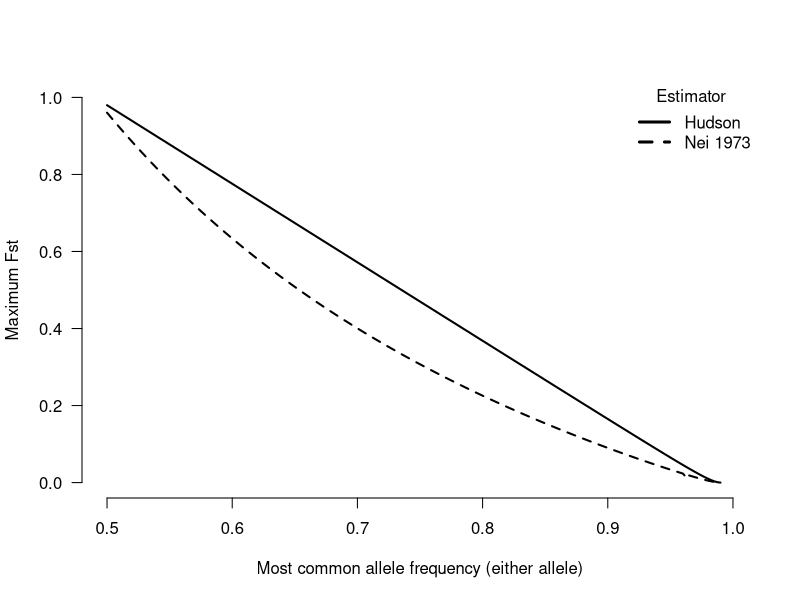

The R script that drew this image:
# Sampling and visualizing the bound on Fst estimates

all_p_b = seq(0.01,0.99,by=0.005)
all_p_a = all_p_b

mat = matrix(NA,nrow=length(all_p_a),ncol=length(all_p_b))
mat_hudson = mat
mat_nei86 = mat
mat_nei73 = mat
mat_common = mat

for ( i in 1:length(all_p_b) ) {
  p_b = all_p_b[i]
  
  mat_common[i,] = apply( rbind(apply(rbind(p_b,all_p_a),2,mean) , apply(rbind(1-p_b,1-all_p_a),2,mean)) ,2,max)
  
  # hudson fst
  fst = ((all_p_a - p_b)^2) / ( all_p_a*(1-p_b) + p_b*(1-all_p_a))
  mat_hudson[i,] = fst
  
  # nei fst
  p_avg = (all_p_a + p_b) / 2
  fst = ((all_p_a - p_b)^2) / ( 2*p_avg*(1-p_avg) )
  mat_nei86[i,] = fst
  
  # nei (Edge)
  h_s = apply( rbind( all_p_a^2 + (1-all_p_a)^2 , p_b^2 + (1-p_b)^2 ) , 2 , mean)
  h_t = apply( rbind( apply( rbind( all_p_a , p_b ) , 2 , mean ) , apply( rbind( 1 - all_p_a , 1 - p_b ) , 2 , mean ) )^2 , 2 , sum )
  fst = (h_s - h_t) / (1 - h_t )
  mat_nei73[i,] = fst
}

max_fst_nei73 = rep(NA,length(all_p_b))
max_fst_nei86 = rep(NA,length(all_p_b))
max_fst_hudson = rep(NA,length(all_p_b))

maf_var = sort(unique(c(mat_common)))
for ( i in 1:length(maf_var) ) {
  p_b = maf_var[i]
  max_fst_hudson[i] = max(mat_hudson[mat_common == p_b],na.rm=T)
  max_fst_nei73[i] = max(mat_nei73[mat_common == p_b],na.rm=T)
  max_fst_nei86[i] = max(mat_nei86[mat_common == p_b],na.rm=T)
}

# employ simple smoothing

prev = max_fst_hudson[1]
for ( i in 2:length(maf_var) ) {
  if ( max_fst_hudson[i] < prev - 0.01 ) {
    max_fst_hudson[i] = NA
  } else {
    prev = max_fst_hudson[i]
  }
}

prev = max_fst_nei73[1]
for ( i in 2:length(maf_var) ) {
  if ( max_fst_nei73[i] < prev - 0.01 ) {
    max_fst_nei73[i] = NA
  } else {
    prev = max_fst_nei73[i]
  }
}

prev = max_fst_nei86[1]
for ( i in 2:length(maf_var) ) {
  if ( max_fst_nei86[i] < prev*0.9 | max_fst_nei86[i] < prev - 0.05 ) {
    max_fst_nei86[i] = NA
  } else {
    prev = max_fst_nei86[i]
  }
}

plot( 0 , 0 , xlim=c(0.5,1) , ylim=c(0,1) , type="l" , lwd=3 , las=1 , bty="n" , ylab="Maximum Fst", xlab="Most common allele frequency (either allele)")

lines(maf_var[!is.na(max_fst_hudson)], max_fst_hudson[!is.na(max_fst_hudson)] , lwd=2 )
lines(maf_var[!is.na(max_fst_nei73)], max_fst_nei73[!is.na(max_fst_nei73)] , lwd=2 , lty=2 )
#lines(maf_var[!is.na(max_fst_nei86)], max_fst_nei86[!is.na(max_fst_nei86)] , lwd=2 , lty=3 )

legend("topright",legend=c("Hudson","Nei 1973"),lty=c(1,2),bty="n",title="Estimator",lwd=3)
